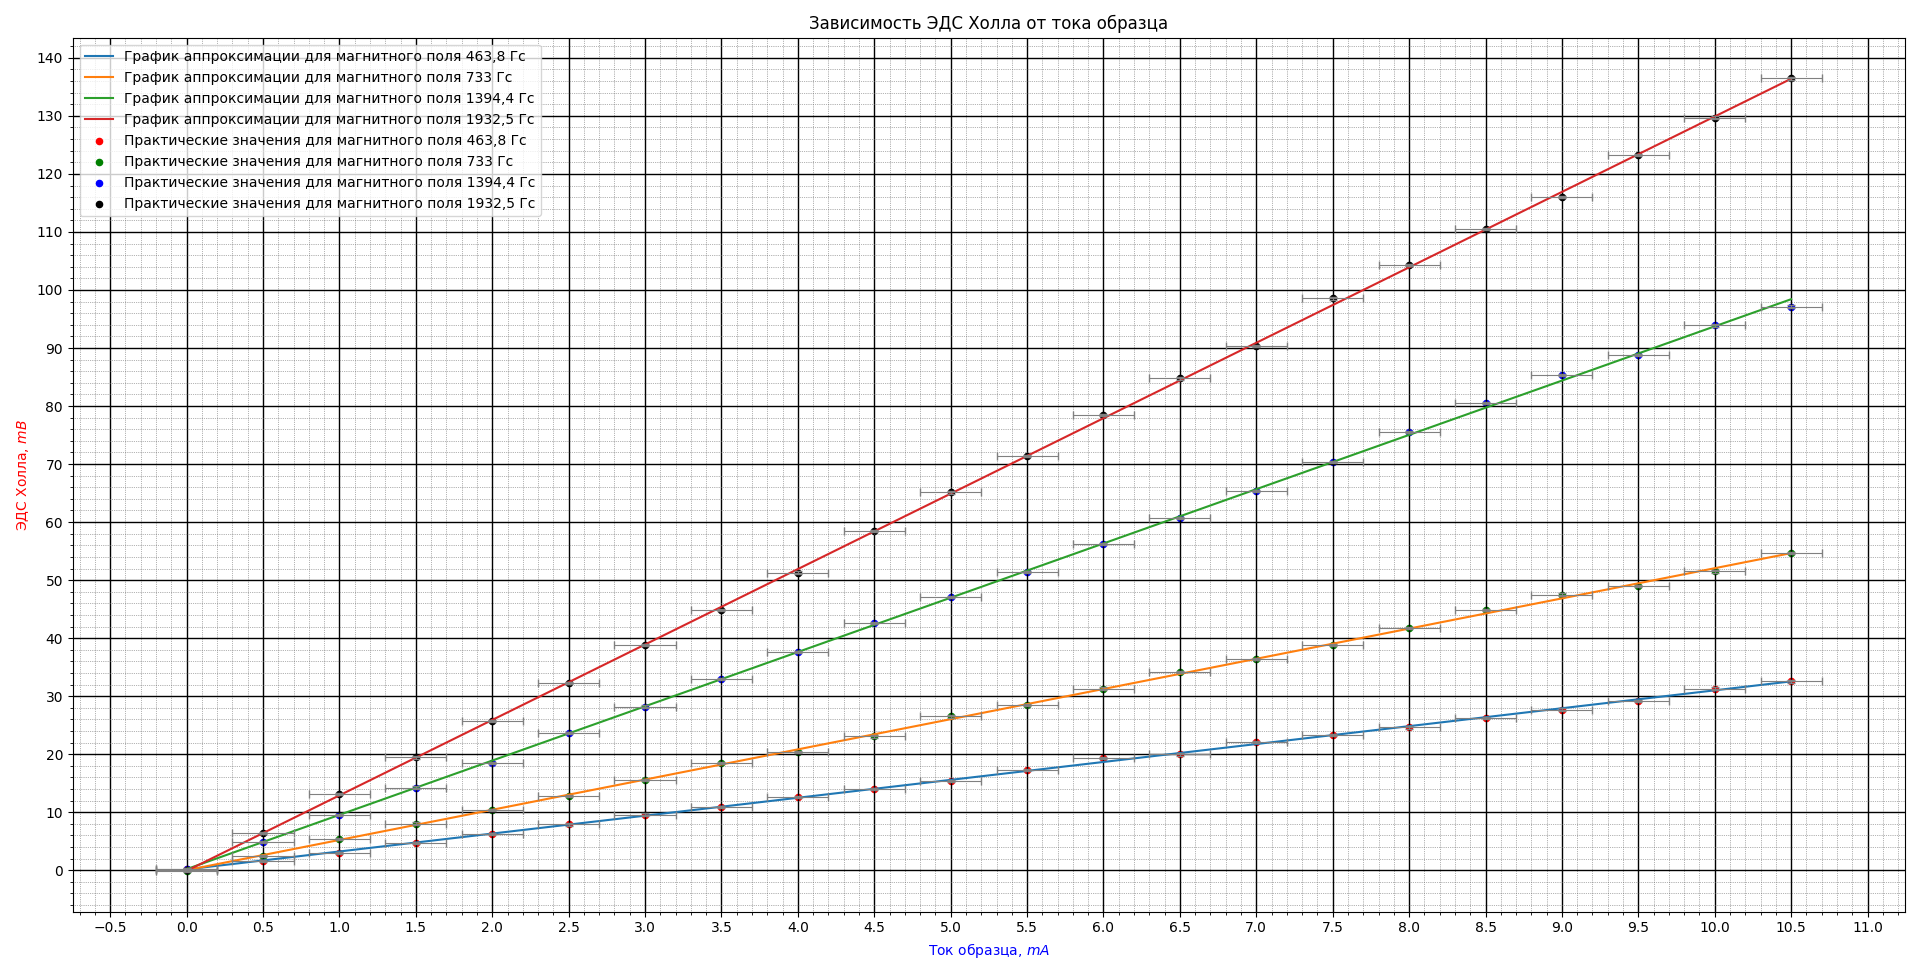

Generate this figure with Python:
import matplotlib.pyplot as plt
import matplotlib.ticker as ticker
import numpy as np

x = [0, 0.5, 1, 1.5, 2, 2.5, 3, 3.5, 4, 4.5, 5, 5.5, 6, 6.5, 7, 7.5, 8, 8.5, 9, 9.5, 10, 10.5]			# первый столбец - y
y_1_1 = [0.2, 1.6, 3, 4.65, 6.3, 7.9, 9.6, 10.9, 12.6, 14.05, 15.4, 17.25, 19.4, 19.95, 22.1, 23.25, 24.6, 26.2, 27.7, 29.15, 31.3, 32.55]			# второй стобец - x
y_2_2 = [-0.1, 2.5, 5.4, 8.05, 10.4, 12.8, 15.6, 18.5, 20.4, 23.05, 26.5, 28.45, 31.3, 34.15, 36.4, 38.85, 41.7, 44.8, 47.5, 48.95, 51.5, 54.65]
y_4 = [0.2, 4.9, 9.5, 14.25, 18.5, 23.7, 28.2, 33, 37.6, 42.65, 47.1, 51.35, 56.2, 60.65, 65.3, 70.35, 75.5, 80.5, 85.3, 88.85, 93.9, 97.15]
y_7_5 = [0.1, 6.4, 13.1, 19.45, 25.7, 32.3, 38.8, 44.9, 51.3, 58.45, 65.1, 71.35, 78.5, 84.75, 90.4, 98.55, 104.3, 110.5, 116, 123.25, 129.7, 136.45]


p = np.polyfit(x, y_1_1, 1)				# создание полинома первой степени - апроксимация
ya = np.polyval(p, x)				# координаты y для полинома

p = np.polyfit(x, y_2_2, 1)				# создание полинома первой степени - апроксимация
yb = np.polyval(p, x)				# координаты y для полинома

p = np.polyfit(x, y_4, 1)				# создание полинома первой степени - апроксимация
yc = np.polyval(p, x)				# координаты y для полинома

p = np.polyfit(x, y_7_5, 1)				# создание полинома первой степени - апроксимация
yd = np.polyval(p, x)				# координаты y для полинома

fig = plt.figure() 					# тело графика
plt.title ("Зависимость ЭДС Холла от тока образца")	    # название графика
plt.xlabel(r"Ток образца, $mA$", fontsize=10, color='blue')		# ось абсцисс (x)
plt.ylabel(r"ЭДС Холла, $mВ$", fontsize=10, color='red') 		# ось ординат (y)
plt.grid(True)                                # включение отображения стандартой сетки
# plt.plot(x, y, label='Название линии')        # стандартный график (ломаная)
plt.plot(x, ya, label='График аппроксимации для магнитного поля 463,8 Гс')        # график - апрокимация (прямая)
plt.plot(x, yb, label='График аппроксимации для магнитного поля 733 Гс')        # график - апрокимация (прямая)
plt.plot(x, yc, label='График аппроксимации для магнитного поля 1394,4 Гс')        # график - апрокимация (прямая)
plt.plot(x, yd, label='График аппроксимации для магнитного поля 1932,5 Гс')        # график - апрокимация (прямая)


ax = fig.gca()          # возвращает текущую систему координат, not off

# ax.set_xticks(np.arange(100, 300, 10))        # задание сетки по х (от, до, шаг)
# ax.set_yticks(np.arange(0, 12, 1))            # задание сетки по y (от, до, шаг)

plt.scatter(x, y_1_1, s = 20, c='red', marker="o", alpha = 1, label='Практические значения для магнитного поля 463,8 Гс')     # отображение точек
plt.scatter(x, y_2_2, s = 20, c='green', marker="o", alpha = 1, label='Практические значения для магнитного поля 733 Гс')     # отображение точек
plt.scatter(x, y_4, s = 20, c='blue', marker="o", alpha = 1, label='Практические значения для магнитного поля 1394,4 Гс')     # отображение точек
plt.scatter(x, y_7_5, s = 20, c='black', marker="o", alpha = 1, label='Практические значения для магнитного поля 1932,5 Гс')     # отображение точек
plt.legend()   			# Отобразить легенду - label
plt.errorbar(x, y_1_1, xerr=0.2, yerr=0.2, markersize=40, linestyle='none', ecolor='grey', elinewidth=0.8, capsize=3, capthick=1)       # отобразить погрешности
plt.errorbar(x, y_2_2, xerr=0.2, yerr=0.2, markersize=40, linestyle='none', ecolor='grey', elinewidth=0.8, capsize=3, capthick=1)       # отобразить погрешности
plt.errorbar(x, y_4, xerr=0.2, yerr=0.2, markersize=40, linestyle='none', ecolor='grey', elinewidth=0.8, capsize=3, capthick=1)       # отобразить погрешности
plt.errorbar(x, y_7_5, xerr=0.2, yerr=0.2, markersize=40, linestyle='none', ecolor='grey', elinewidth=0.8, capsize=3, capthick=1)       # отобразить погрешности

# #  Устанавливаем интервал основных и вспомогательных делений:
ax.xaxis.set_major_locator(ticker.MultipleLocator(0.5))
ax.xaxis.set_minor_locator(ticker.MultipleLocator(0.1))
ax.yaxis.set_major_locator(ticker.MultipleLocator(10))
ax.yaxis.set_minor_locator(ticker.MultipleLocator(1))

# #  Добавляем линии основной сетки:
ax.grid(which='major', color = 'k', linewidth = 1)

#  Включаем видимость вспомогательных делений:
ax.minorticks_on()
#
#  Вид вспомогательной сетки:
ax.grid(which='minor', color = 'dimgrey', linestyle = ':', linewidth = 0.5)
#
plt.show()


# https://pyprog.pro/mpl/mpl_short_guide.html
# https://devpractice.ru/matplotlib-lesson-1-quick-start-guide/
# https://python-scripts.com/matplotlib#1
# https://pyprog.pro/mpl/mpl_adding_a_line.html
